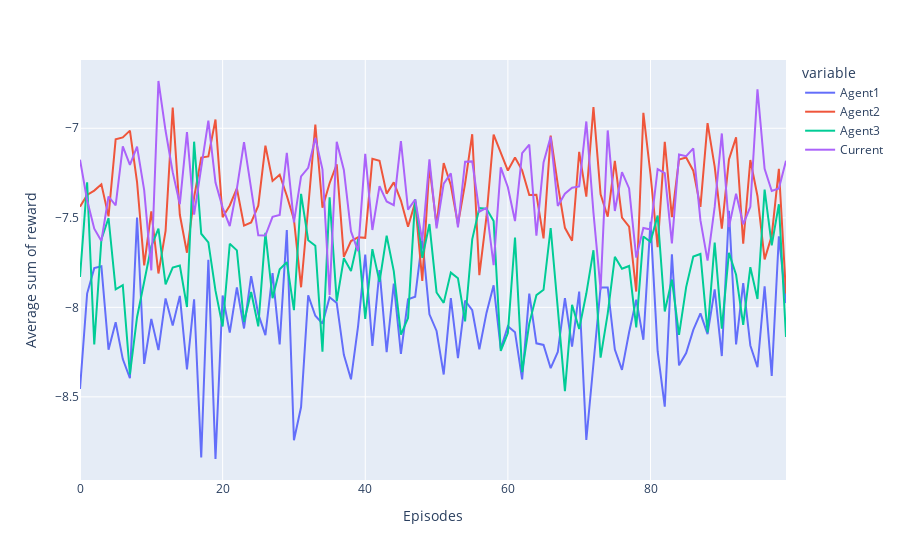

The code cell stored with this chart in its notebook:
### Code cell
fog = px.line(data_eps_s, y=['Agent1', 'Agent2', 'Agent3', 'Current'])
fog.update_layout(xaxis_title = 'Episodes', yaxis_title = 'Average sum of reward')
fog.show()
